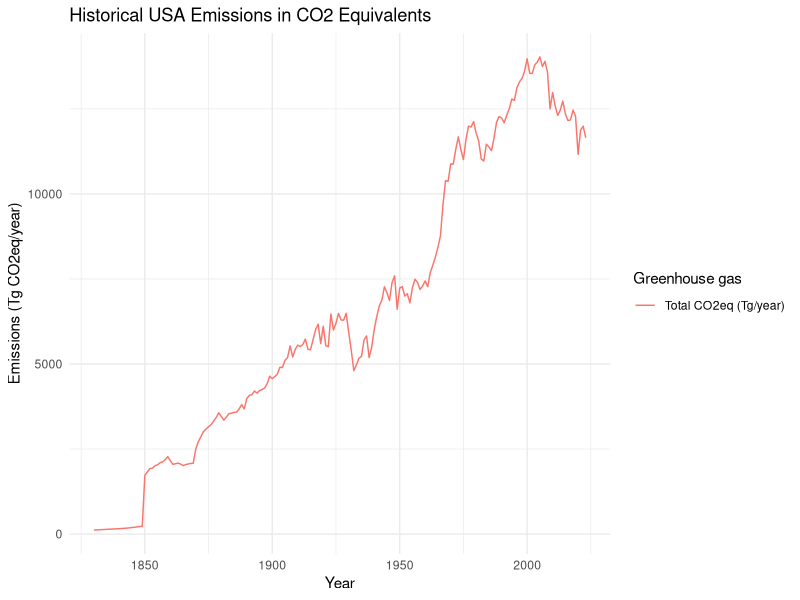
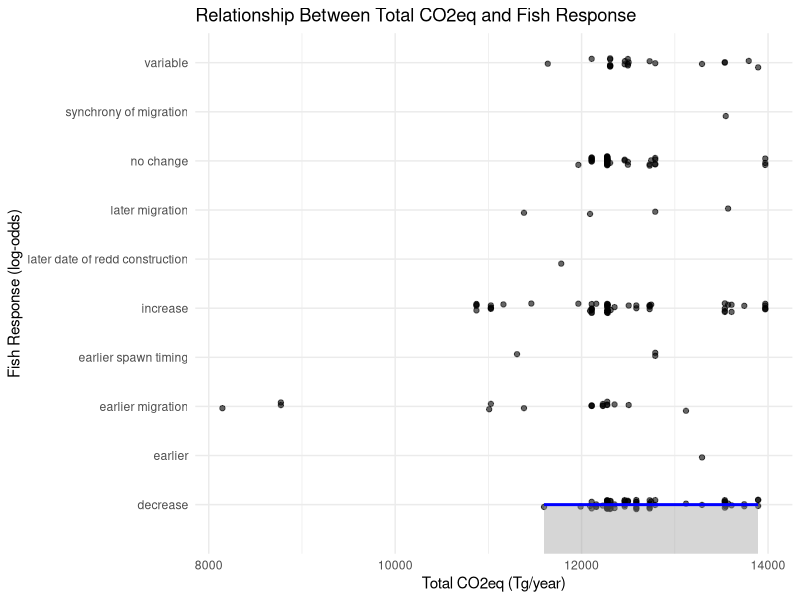
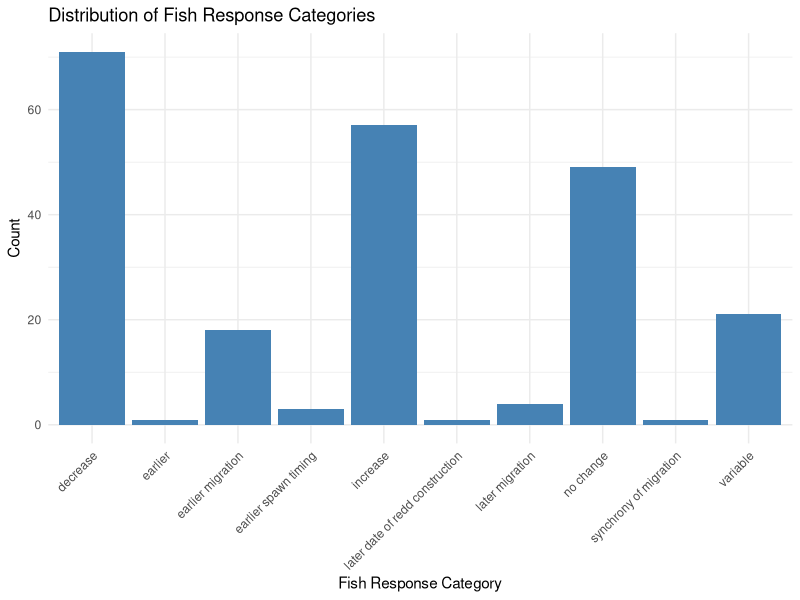

Source code (R) for these figures, in order:
## Load libraries
library(tidyverse)
library(readxl)
library(ggplot2)
library(rstatix)
library(knitr)
library(gganimate)

## Load data
### Emissions from 1830 to 2023
emissions_data <- read_excel("USA Emissions.xlsx")
head(emissions_data)

## Fish data
fish_data <- read_csv("database (3).csv")
head(fish_data)
colnames(fish_data)

## Standardize Units, convert CH4 and N2O to CO2 equivalents
# Using global warming potentials (GWP): CH4 = 25, N2O = 298
### Standardize Units
# Convert greenhouse gases to CO2 equivalents
# GWP (Global Warming Potential): CH4 = 25, N2O = 298
emissions_data <- emissions_data %>%
  mutate(
    CH4_in_CO2eq = if_else(Gas == "CH[4]", Data * 25, 0), # Convert CH4 to CO2 equivalents
    N2O_in_CO2eq = if_else(Gas == "N[2]*O", Data * 298, 0), # Convert N2O to CO2 equivalents
    CO2_in_CO2eq = if_else(Gas == "CO[2]", Data * 1000, 0), # Convert CO2 from Pg to Tg
    Total_CO2eq = CH4_in_CO2eq + N2O_in_CO2eq + CO2_in_CO2eq # Sum of all gases in CO2eq
  ) %>%
  group_by(Year) %>%
  summarize(Total_CO2eq = sum(Total_CO2eq, na.rm = TRUE)) # Aggregate by year

head(emissions_data)
# Summary for emissions
summary(emissions_data)


## Merge dataset
merged_data <- fish_data %>%
  mutate(Fish_Response = as.factor(Fish_Response)) %>%
  inner_join(emissions_data, by = "Year")
head(merged_data)


### Visualize Emissions Over Time
ggplot(emissions_data, aes(x = Year)) +
  geom_line(aes(y = Total_CO2eq, color = "Total CO2eq (Tg/year)")) +
  labs(
    title = "Historical USA Emissions in CO2 Equivalents",
    x = "Year",
    y = "Emissions (Tg CO2eq/year)",
    color = "Greenhouse gas"
  ) +
  theme_minimal()

### Animation: Emissions Over Time
ggplot(emissions_data, aes(x = Year, y = Total_CO2eq)) +
  geom_line(color = "blue") +
  labs(
    title = "Animated Emissions Over Time",
    x = "Year",
    y = "Total CO2eq (Tg/year)"
  ) +
  transition_reveal(Year) +
  theme_minimal()


## Statistical Analysis
### Model Relationship Between Emissions and Fish Response
# Logistic regression to analyze relationship
model <- glm(Fish_Response ~ Total_CO2eq, 
             data = merged_data, 
             family = "binomial")
summary(model)

## Visualize the relationship
ggplot(merged_data, aes(x = Total_CO2eq, y = Fish_Response)) +
  geom_jitter(width = 0.1, height = 0.1, alpha = 0.6) +
  geom_smooth(method = "glm", method.args = list(family = "binomial"), color = "blue") +
  labs(
    title = "Relationship Between Total CO2eq and Fish Response",
    x = "Total CO2eq (Tg/year)",
    y = "Fish Response (log-odds)"
  ) +
  theme_minimal()


# Summary for fish response
fish_data %>% count(Fish_Response)

### Visualization: Fish Response Distribution
ggplot(fish_data, aes(x = Fish_Response)) +
  geom_bar(fill = "steelblue") +
  labs(
    title = "Distribution of Fish Response Categories",
    x = "Fish Response Category",
    y = "Count"
  ) +
  theme_minimal() +
  theme(
    axis.text.x = element_text(angle = 45, hjust = 1)
  )
